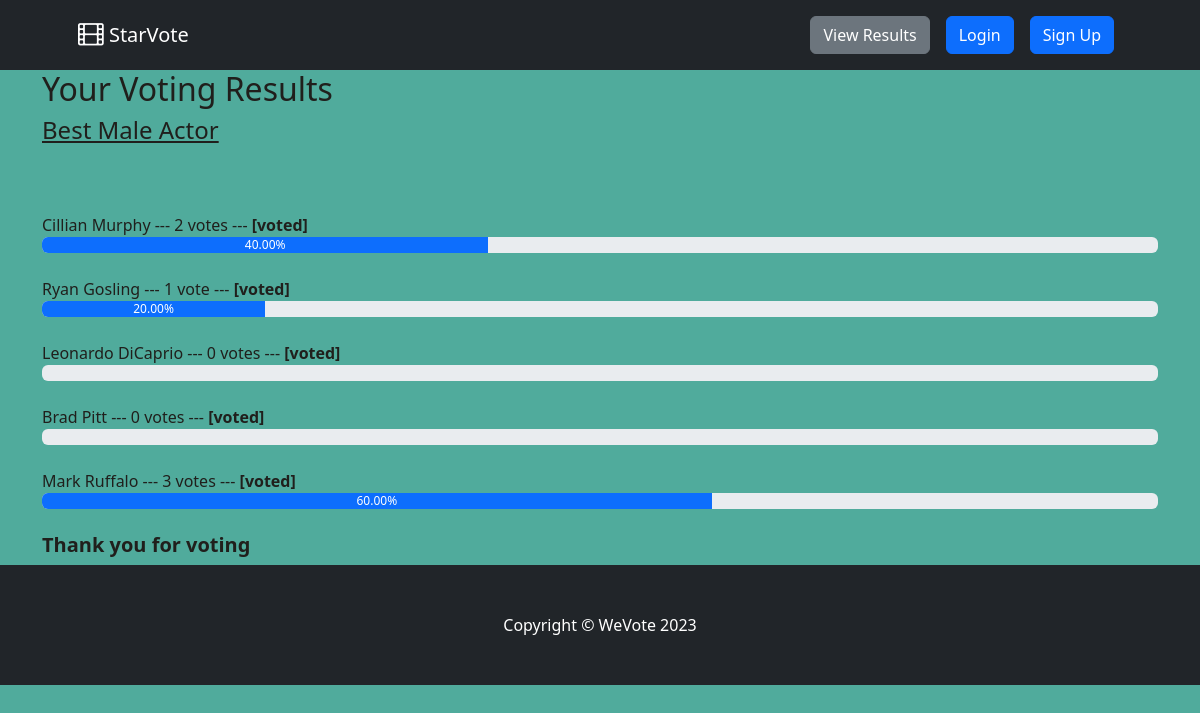
The page /result/male-actor on the database its author committed.
### votingwebapp/models.py (models this page shows, shortened)
class Category(models.Model):
    title = models.CharField(max_length=200)
    slug = models.SlugField(blank=True, null=True)
    description = models.TextField(blank=True, null=True)
    total_vote = models.IntegerField(default=0)
    voters = models.ManyToManyField(User, blank=True)

class CategoryItem(models.Model):
    title = models.CharField(max_length=200)
    total_vote = models.IntegerField(default=0)
    category = models.ForeignKey(Category, on_delete=models.CASCADE, related_name="items")
    voters = models.ManyToManyField(User, blank=True)
    @property
    def percentage_vote(self): #self variable allows you to differenciate between instance variables (belongs to a particular user)
        category_votes = self.category.total_vote #to get the amount of votes made for each individual item
        items_votes = self.total_vote #how much votes that person made
        if category_votes == 0:
            vote_in_percentage = 0 #show 0 if no votes were made
        else:
            vote_in_percentage = (items_votes/category_votes) * 100 #operation to get the percentage votes
        return vote_in_percentage

### votingwebapp/views.py (the view)
# urls.py: path("result/<str:slug>", views.result, name="result"),
def result (request, slug):
    category = Category.objects.get(slug=slug)
    items = CategoryItem.objects.filter(category=category)
    context = {"category":category, "items":items}
    return render(request, "result.html", context)

### votingwebapp/templates/result.html
{% extends 'base.html' %}
{% block content %}
{% load humanize %}
<div class="container result-container">
    <div class="sub-container">
      <h2>Your Voting Results</h2>
      <h4>{{category.title}}</h4>
      <br>
      <br />
      {% for item in items  %}
      <small>{{item.title}}</strong> --- {{item.total_vote}} vote{{item.total_vote | pluralize:",s"}} ---  <strong>[voted]</strong> </small>
      <div class="progressContainer">
        <div class="progress">
          <div
            class="progress-bar"
            role="progressbar"
            aria-label="Example with label"
            style="width:{{ item.percentage_vote | floatformat:2 }}%;"
            aria-valuenow="25"
            aria-valuemin="0"
            aria-valuemax="100"
          >
          {{ item.percentage_vote | floatformat:2 }}%
          </div>
        </div>
      </div>
      <br>
      {% endfor %}
      <h5 style="font-weight: bold">Thank you for voting</h5>
    </div>
  </div>
{% endblock content %}

### votingwebapp/static/css/style.css (style rules this page uses)
* { box-sizing: border-box; }
.result-container { display: flex; align-items: center; justify-content: center; }
.sub-container { width: inherit }
.result-container h4 { text-decoration: underline; margin-bottom: 20px; }
.result-container small { font-size: 16px; font-weight: 500; }

### rows shown on the page
Category: title "Best Male Actor"
CategoryItem: title "Cillian Murphy", total_vote "2", total_vote|pluralize "s", percentage_vote "40.00"
CategoryItem: title "Ryan Gosling", total_vote "1", percentage_vote "20.00"
CategoryItem: title "Leonardo DiCaprio", total_vote "0", total_vote|pluralize "s"
CategoryItem: title "Brad Pitt", total_vote "0", total_vote|pluralize "s"
CategoryItem: title "Mark Ruffalo", total_vote "3", total_vote|pluralize "s", percentage_vote "60.00"
